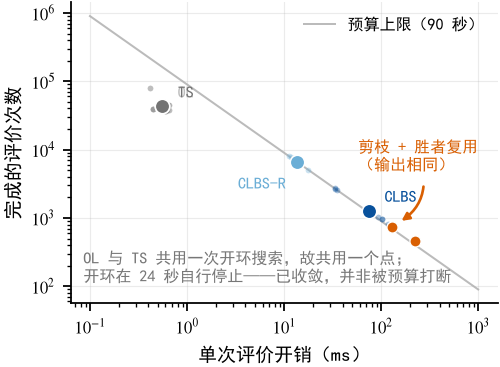

Source code (Python):
# -*- coding: utf-8 -*-
"""评价开销–次数中文版。数据与 fig_protocol.py 相同，输出 fig_protocol_CN。"""
from __future__ import annotations

import math
import os
import sys

from matplotlib.ticker import FuncFormatter

sys.path.insert(0, os.path.dirname(os.path.abspath(__file__)))

from _style import (COL, FS_ANNOT, FS_FOOT, FS_LEG, LADDER,  # noqa: E402
                    LADDER_COLOR, LADDER_SHORT, load_output, plt, save,
                    use_cjk)
import fig_protocol as src  # noqa: E402

use_cjk()


def main() -> None:
    rows = load_output("ladder_cost.csv", src.HINT)
    fig, ax = plt.subplots(figsize=(COL, 2.5))

    xs = [10 ** (i / 40.0) for i in range(-40, 121)]
    ax.plot(xs, [1000.0 * src.BUDGET / x for x in xs], color="#bbbbbb",
            linewidth=0.9, zorder=1,
            label="预算上限（%.0f 秒）" % src.BUDGET)

    stall_at = float("nan")
    for arm in LADDER:
        rs = [r for r in rows if r["arm"] == arm]
        if not rs:
            continue
        ax.plot([r["ms_per_eval"] for r in rs], [r["decodes"] for r in rs],
                "o", color=LADDER_COLOR[arm], markersize=2.6, alpha=0.35,
                markeredgewidth=0.0, zorder=3)
        x, y = src.gmean([r["ms_per_eval"] for r in rs]), src.gmean(
            [r["decodes"] for r in rs])
        ax.plot([x], [y], "o", color=LADDER_COLOR[arm], markersize=6.5,
                markeredgecolor="white", markeredgewidth=0.7, zorder=5)
        left = arm == "B1"
        ax.annotate(LADDER_SHORT[arm], (x, y), textcoords="offset points",
                    xytext=(-5, -6) if left else (7, 4),
                    ha="right" if left else "left",
                    va="top" if left else "baseline", fontsize=7.2,
                    color=LADDER_COLOR[arm], fontweight="bold")
        if arm == "B0":
            stall_at = src.gmean([r["runtime_sec"] for r in rs])

    ax.text(0.03, 0.06,
            "OL 与 TS 共用一次开环搜索，故共用一个点；\n"
            "开环在 %.0f 秒自行停止——已收敛，并非被预算打断" % stall_at,
            transform=ax.transAxes, fontsize=FS_FOOT, color="#777777",
            va="bottom")

    try:
        pr = load_output("prune_ablation.csv",
                         "py -u -m tools.prune_ablation --budget 90")
    except SystemExit:
        pr = None
    if pr:
        pts = {}
        for label in ("开", "关"):
            rs = [r for r in pr if r["arm"] == label]
            if rs:
                pts[label] = (src.gmean([r["ms_per_eval"] for r in rs]),
                              src.gmean([r["decodes"] for r in rs]))
        if len(pts) == 2:
            (x0, y0), (x1, y1) = pts["关"], pts["开"]
            ax.plot([x0, x1], [y0, y1], "o", color="#d95f02",
                    markersize=5.0, markeredgecolor="white",
                    markeredgewidth=0.6, zorder=6)
            ax.annotate(
                "剪枝 + 胜者复用\n（输出相同）",
                xy=(x1, y1),
                xytext=(58, 8200),
                textcoords="data",
                ha="left", va="center",
                fontsize=FS_ANNOT, color="#d95f02", fontweight="bold",
                arrowprops=dict(
                    arrowstyle="-|>", color="#d95f02", lw=1.2,
                    connectionstyle="arc3,rad=-0.45",
                    shrinkA=4, shrinkB=5,
                ),
                annotation_clip=False, zorder=7,
            )

    ax.set_xscale("log")
    ax.set_yscale("log")
    # The default log labels go through \mathdefault, i.e. the CJK font, which has no U+2212.
    pow10 = FuncFormatter(lambda v, _: r"$10^{%d}$" % round(math.log10(v))
                          if v > 0 and abs(math.log10(v) - round(math.log10(v))) < 1e-9
                          else "")
    ax.xaxis.set_major_formatter(pow10)
    ax.yaxis.set_major_formatter(pow10)
    ax.set_xlabel("单次评价开销（ms）")
    ax.set_ylabel("完成的评价次数")
    ax.legend(loc="upper right", fontsize=FS_LEG)
    fig.tight_layout()
    save(fig, "fig_protocol_CN")


if __name__ == "__main__":
    main()
